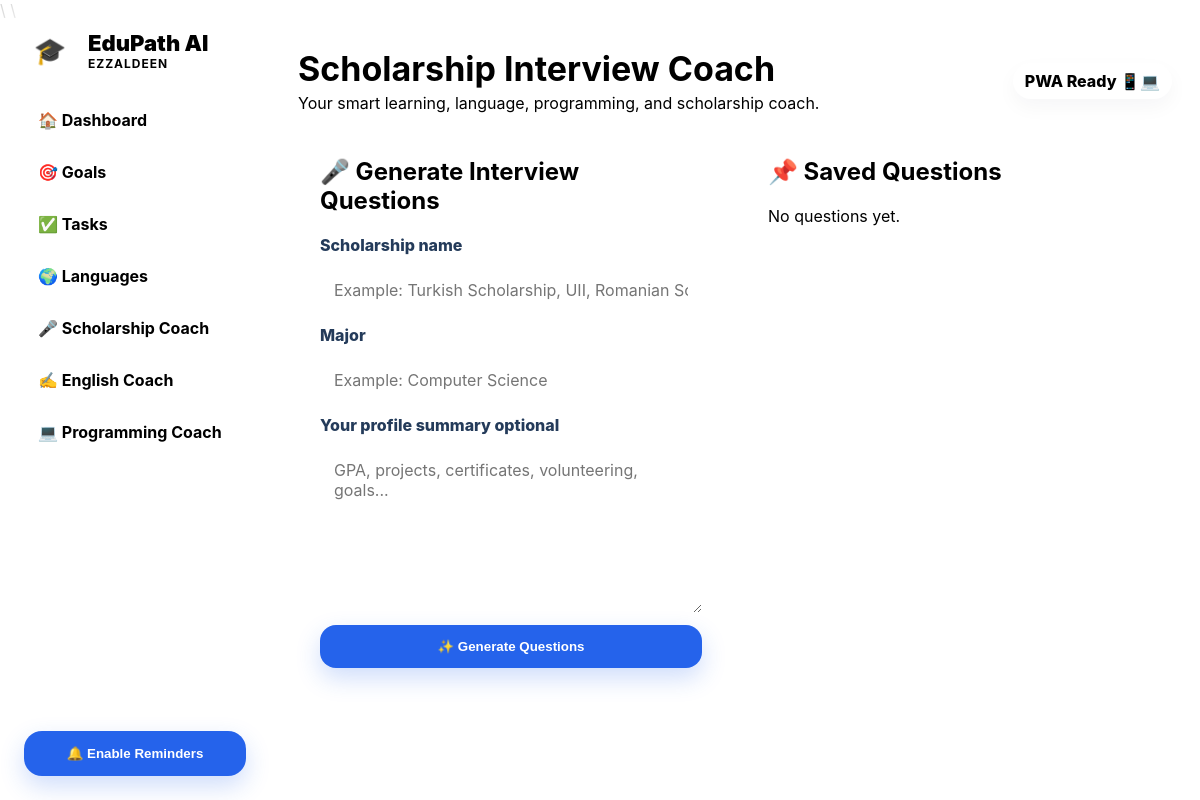
Before: /interview with the older database file.
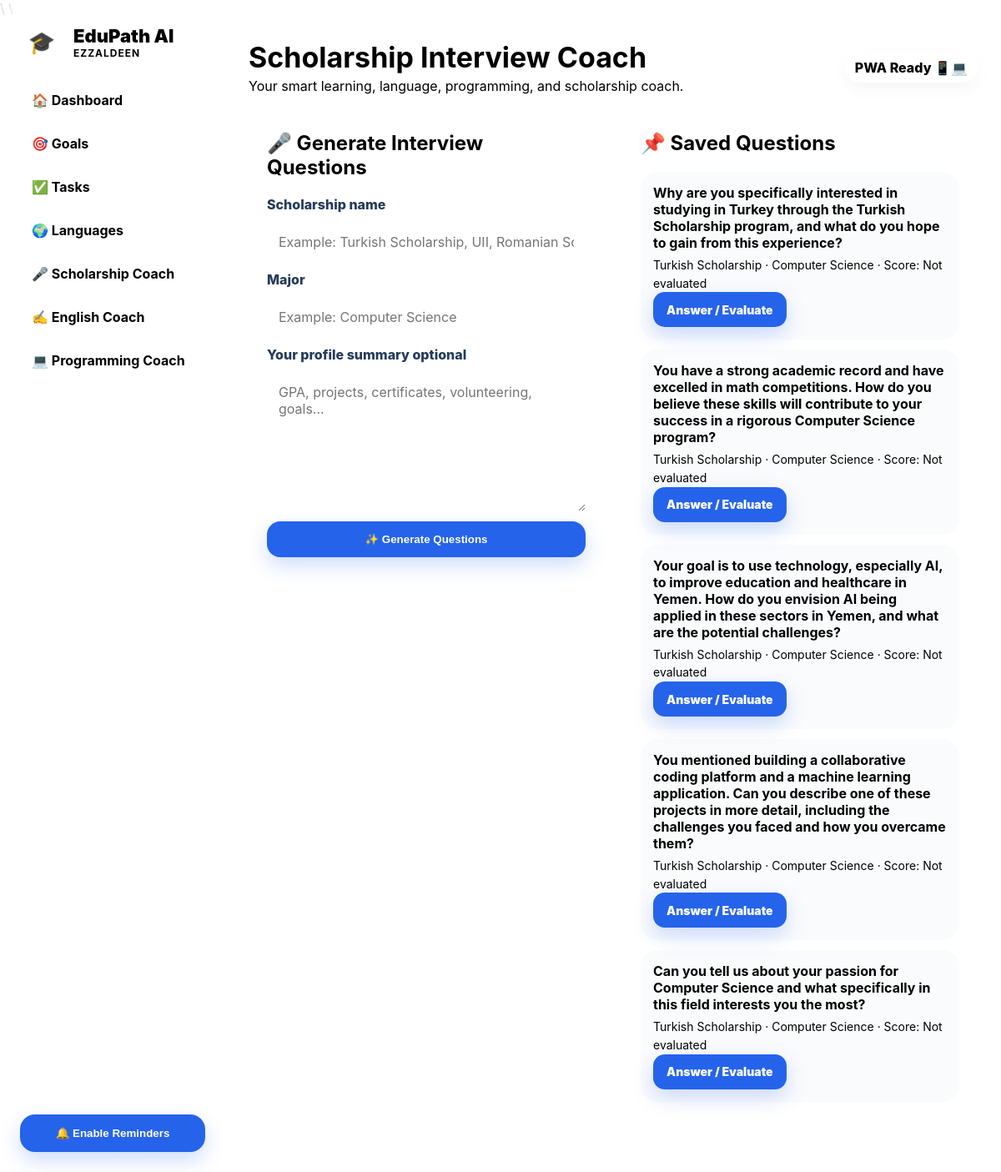
After: the same page with the newer database file.
### app/__init__.py (models this page shows)
class InterviewAnswer(db.Model):
    id = db.Column(db.Integer, primary_key=True)
    scholarship = db.Column(db.String(160), nullable=False)
    major = db.Column(db.String(120), nullable=False)
    question = db.Column(db.Text, nullable=False)
    answer = db.Column(db.Text, nullable=True)
    score = db.Column(db.Integer, nullable=True)
    feedback = db.Column(db.Text, nullable=True)
    created_at = db.Column(db.DateTime, default=datetime.utcnow)

### app/__init__.py (the view, shortened to what this page needs)
    @app.route("/interview", methods=["GET", "POST"])
    def interview():
        generated = None
        saved_questions = InterviewAnswer.query.order_by(InterviewAnswer.id.desc()).limit(20).all()
        return render_template("interview.html", generated=generated, saved_questions=saved_questions)

### app/templates/interview.html (shortened to what this page needs)
{% extends "base.html" %}
{% block page_title %}Scholarship Interview Coach{% endblock %}
{% block content %}
<section class="grid-2">
    <div class="card">
        <h2>🎤 Generate Interview Questions</h2>
        <form method="POST" class="form">
            <label>Scholarship name</label>
            <input name="scholarship" placeholder="Example: Turkish Scholarship, UII, Romanian Scholarship">
            <label>Major</label>
            <input name="major" placeholder="Example: Computer Science">
            <label>Your profile summary optional</label>
            <textarea name="profile" rows="7" placeholder="GPA, projects, certificates, volunteering, goals..."></textarea>
            <button type="submit">✨ Generate Questions</button>
        </form>
    </div>
    <div class="card">
        <h2>📌 Saved Questions</h2>
        {% for q in saved_questions %}
            <div class="item">
                <strong>{{ q.question }}</strong>
                <span>{{ q.scholarship }} · {{ q.major }} · Score: {{ q.score if q.score is not none else "Not evaluated" }}</span>
                <a class="small-button" href="{{ url_for('answer_question', answer_id=q.id) }}">Answer / Evaluate</a>
            </div>
        {% else %}
            <p class="muted">No questions yet.</p>
        {% endfor %}
    </div>
</section>
{% endblock %}

### app/templates/base.html (shortened to what this page needs)
\
<!doctype html>
<html lang="en">
<head>
    <link rel="stylesheet" href="{{ url_for('static', filename='css/style.css') }}">
</head>
<body>
    <aside class="sidebar">
        <div class="brand-block">
            <div class="logo">🎓</div>
            <div>
                <div class="brand">EduPath AI</div>
                <div class="brand-small">EZZALDEEN</div>
            </div>
        </div>
        <nav>
            <a href="{{ url_for('index') }}">🏠 Dashboard</a>
            <a href="{{ url_for('goals') }}">🎯 Goals</a>
            <a href="{{ url_for('tasks') }}">✅ Tasks</a>
            <a href="{{ url_for('languages') }}">🌍 Languages</a>
            <a href="{{ url_for('interview') }}">🎤 Scholarship Coach</a>
            <a href="{{ url_for('english') }}">✍️ English Coach</a>
            <a href="{{ url_for('programming') }}">💻 Programming Coach</a>
        </nav>
        <button class="notify-btn" id="enableNotifications">🔔 Enable Reminders</button>
    </aside>
    <main class="main">
        <header class="topbar">
            <div>
                <h1>{% block page_title %}EduPath AI EZZALDEEN{% endblock %}</h1>
                <p>Your smart learning, language, programming, and scholarship coach.</p>
            </div>
            <div class="pill">PWA Ready 📱💻</div>
        </header>
        {% block content %}{% endblock %}
    </main>
</body>
</html>

### app/static/css/style.css (style rules this page uses)
* { box-sizing: border-box; }
body { margin: 0; font-family: Inter, ui-sans-serif, system-ui, -apple-system, BlinkMacSystemFont, "Segoe UI", Arial, sans-serif; background: radial-gradient(circle at top left, rgba(37, 99, 235, 0.18), transparent 32%), radial-gradient(circle at bottom right, rgba(124, 58, 237, 0.18), transparent 32%), var(--bg); color: var(--text); min-height: 100vh; }
.sidebar { position: fixed; inset: 0 auto 0 0; width: 270px; padding: 24px; background: rgba(255, 255, 255, 0.78); backdrop-filter: blur(22px); border-right: 1px solid var(--border); display: flex; flex-direction: column; gap: 22px; }
.brand-block { display: flex; align-items: center; gap: 12px; }
.logo { width: 52px; height: 52px; border-radius: 18px; display: grid; place-items: center; background: linear-gradient(135deg, var(--primary), var(--purple)); font-size: 26px; box-shadow: var(--shadow); }
.brand { font-weight: 900; font-size: 22px; }
.brand-small { color: var(--muted); font-weight: 700; letter-spacing: 0.08em; font-size: 12px; }
nav { display: flex; flex-direction: column; gap: 8px; }
nav a { text-decoration: none; color: var(--text); padding: 12px 14px; border-radius: 16px; font-weight: 750; transition: 0.2s; }
.notify-btn { margin-top: auto; width: 100%; background: linear-gradient(135deg, var(--primary), var(--purple)); color: white; border: 0; padding: 13px 16px; border-radius: 18px; font-weight: 800; cursor: pointer; box-shadow: var(--shadow); }
.main { margin-left: 270px; padding: 28px; }
.topbar { display: flex; justify-content: space-between; gap: 16px; align-items: center; margin-bottom: 22px; }
.topbar h1 { margin: 0; font-size: 34px; }
.topbar p { margin: 4px 0 0; color: var(--muted); }
.pill, .tag, .badge { display: inline-flex; align-items: center; gap: 6px; background: white; border: 1px solid var(--border); border-radius: 999px; padding: 8px 12px; color: var(--primary); font-weight: 800; box-shadow: 0 8px 20px rgba(15, 23, 42, 0.04); }
.grid-2 { display: grid; grid-template-columns: repeat(2, minmax(0, 1fr)); gap: 22px; margin-bottom: 22px; }
.card, .stat-card, .skill-card { background: var(--card); border: 1px solid var(--border); border-radius: 26px; padding: 22px; box-shadow: var(--shadow); backdrop-filter: blur(20px); }
.card h2, .card h3 { margin-top: 0; }
.item, .task-card, .task-mini { border: 1px solid var(--border); background: rgba(248, 250, 252, 0.75); border-radius: 20px; padding: 15px; margin-bottom: 12px; }
.item strong, .task-mini strong, .task-card strong { display: block; margin-bottom: 6px; font-size: 16px; }
.item span, .task-mini span, .task-card span { display: block; color: var(--muted); line-height: 1.55; font-size: 14px; }
.form { display: flex; flex-direction: column; gap: 12px; }
label { font-weight: 800; color: #243b5a; }
input, select, textarea { width: 100%; padding: 13px 14px; border: 1px solid var(--border); border-radius: 16px; font: inherit; background: white; color: var(--text); outline: none; }
textarea { resize: vertical; }
button, .button, .small-button { display: inline-flex; align-items: center; justify-content: center; text-decoration: none; border: 0; border-radius: 16px; padding: 12px 16px; background: var(--primary); color: white; font-weight: 850; cursor: pointer; transition: 0.2s; }
.small-button { padding: 8px 11px; font-size: 13px; }
button, .button, .small-button, .actions a, .form button { color: #ffffff !important; background: #2563eb !important; border: 2px solid transparent !important; min-height: 42px; min-width: 96px; gap: 7px; opacity: 1 !important; visibility: visible !important; text-shadow: none !important; box-shadow: 0 10px 24px rgba(37, 99, 235, 0.22) !important; }
button[type="submit"], .form button[type="submit"] { background: #2563eb !important; color: #ffffff !important; }
.small-button { font-size: 14px !important; font-weight: 900 !important; padding: 9px 14px !important; border-radius: 14px !important; }

Changed rows visible on the page:
added InterviewAnswer: question "Why are you specifically interested in studying in Turkey through the Turkish Scholarship program, and what do you hope to gain from this experience?", scholarship "Turkish Scholarship", major "Computer Science", score "Not evaluated"
added InterviewAnswer: question "You have a strong academic record and have excelled in math competitions. How do you believe these skills will contribute to your success in a rigorous Computer Science program?", scholarship "Turkish Scholarship", major "Computer Science", score "Not evaluated"
added InterviewAnswer: question "Your goal is to use technology, especially AI, to improve education and healthcare in Yemen. How do you envision AI being applied in these sectors in Yemen, and what are the potential challenges?", scholarship "Turkish Scholarship", major "Computer Science", score "Not evaluated"
added InterviewAnswer: question "You mentioned building a collaborative coding platform and a machine learning application. Can you describe one of these projects in more detail, including the challenges you faced and how you overcame them?", scholarship "Turkish Scholarship", major "Computer Science", score "Not evaluated"
added InterviewAnswer: question "Can you tell us about your passion for Computer Science and what specifically in this field interests you the most?", scholarship "Turkish Scholarship", major "Computer Science", score "Not evaluated"
Other visible differences:
text no longer shown: "No questions yet."
